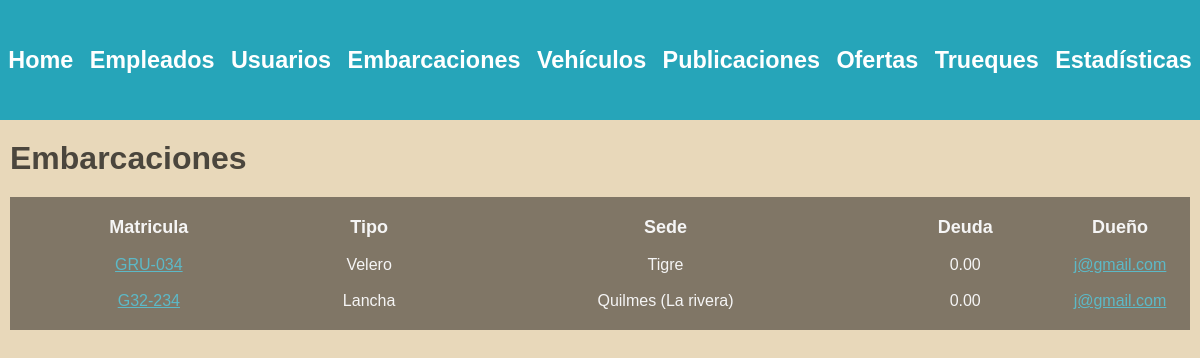
The page /administracion/embarcaciones/ (signed in) on the database as committed earlier.
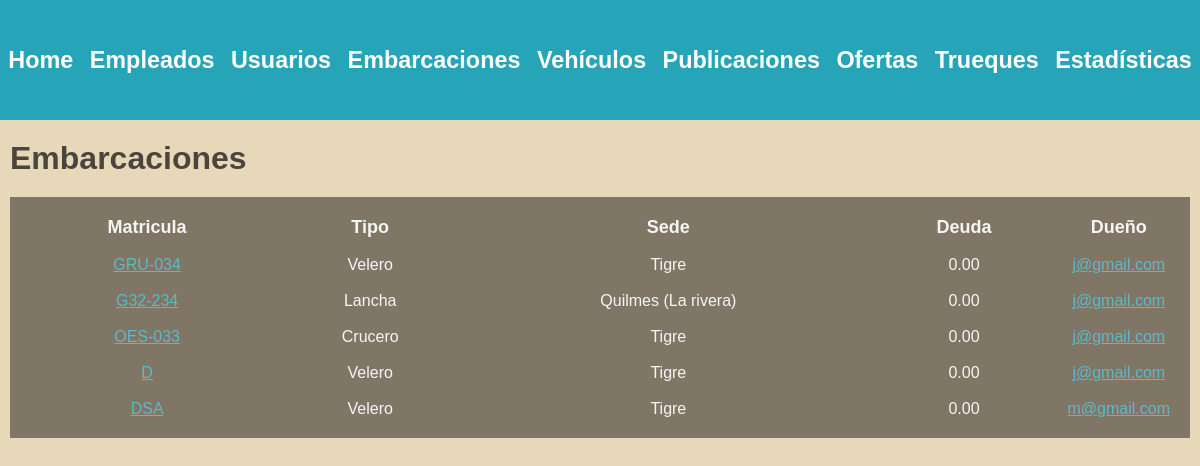
The same page on the database as committed later.
### embarcaciones/models.py (models this page shows)
class Embarcacion(models.Model):
    matricula = models.CharField(max_length=100, unique=True)
    modelo = models.CharField(max_length=100)
    tipo = models.ForeignKey(TipoEmbarcacion, on_delete=models.SET_NULL, null=True)
    m_eslora = models.DecimalField(max_digits=5, decimal_places=2)
    m_manga = models.DecimalField(max_digits=5, decimal_places=2)
    m_calado = models.DecimalField(max_digits=5, decimal_places=2)
    motor = models.BooleanField(default=False)
    deuda = models.DecimalField(max_digits=10, decimal_places=2, default=0)
    sede = models.ForeignKey(Sede, on_delete=models.SET_NULL, null=True)
    dueño = models.ForeignKey(Usuario, on_delete=models.CASCADE)

class TipoEmbarcacion(models.Model):
    clase= models.CharField(max_length=50, unique=True)

### empleados/models.py (models this page shows)
class Sede(models.Model):
    nombre = models.CharField(max_length=100, unique=True)

### usuarios/models.py (models this page shows, shortened)
class Usuario(AbstractBaseUser, PermissionsMixin):
    nombre = models.CharField(max_length=50)
    apellido = models.CharField(max_length=50)
    fecha_nacimiento = models.DateField()
    telefono = models.CharField(max_length=13)
    mail = models.EmailField(max_length=50, unique=True)
    password = models.CharField(max_length=128)
    is_staff= models.BooleanField(default=False)
    is_blocked= models.BooleanField(default=False)
    USERNAME_FIELD = 'mail'
    REQUIRED_FIELDS = ['nombre', 'apellido', 'fecha_nacimiento', 'telefono']

### administrador/views.py (the view)
# urls.py: path('', include('embarcaciones.urls')),
def embarcaciones(request):
    user = request.user
    if not user.is_superuser:
        return redirect('home')
    embarcaciones = Embarcacion.objects.exclude(matricula__startswith='*')
    return render(request, 'boats.html', {'embarcaciones' : embarcaciones})

### autenticacion/backend.py (called while the page is built)
    def get_user(self, user_id):
        UserModel = get_user_model()
        try:
            return UserModel.objects.get(pk=user_id)
        except UserModel.DoesNotExist:
            return None

### administrador/templates/boats.html (shortened to what this page needs)
{% extends 'layouts/navbar.html' %}
{% block content %}
<div class="header">
    <h1>Embarcaciones</h1>
</div>
{% if embarcaciones %}
    <table>
        <thead>
            <tr>
                <th>Matricula</th>
                <th>Tipo</th>
                <th>Sede</th>
                <th>Deuda</th>
                <th>Dueño</th>
            </tr>
        </thead>
        <tbody>
            {% for embarcacion in embarcaciones %}
                <tr>
                    <td>
                        <a href="{% url 'ver detalle embarcacion' embarcacion.id 0 %}"> {{embarcacion.matricula}} </a>
                    </td>
                    <td>{{embarcacion.tipo.clase}}</td>
                    <td>{{embarcacion.sede.nombre}}</td>
                    <td>{{embarcacion.deuda}}</td>
                    <td>
                        <a href="{% url 'ver perfil' embarcacion.dueño.id %}"> {{embarcacion.dueño}} </a>
                    </td>
                </tr>
            {% endfor %}
        </tbody>
    </table>
{% else %}
    <h3>No existen embarcaciones en la plataforma.</h3>
{% endif %}
{% endblock %}

### administrador/templates/layouts/navbar.html (shortened to what this page needs)
{% load static %}
<!DOCTYPE html>
<html lang="en">
<head>
    <link rel="stylesheet" href="{% static 'styles/main.css' %}">
</head>
<body>
    <div class="wrapper">
        <nav class="navbar">
            <ul>
                <li>
                    <a href="{% url 'home' %}">
                        <h3>Home</h3>
                    </a>
                </li>
                <li>
                    <a href="{% url 'lista empleados' %}">
                        <h3>Empleados</h3>
                    </a>
                </li>
                <li>
                    <a href="{% url 'lista usuarios' %}">
                        <h3>Usuarios</h3>
                    </a>
                </li>
                <li>
                    <a href="{% url 'lista embarcaciones' %}">
                        <h3>Embarcaciones</h3>
                    </a>
                </li>
                <li>
                    <a href="{% url 'lista vehiculos' %}">
                        <h3>Vehículos</h3>
                    </a>
                </li>
                <li>
                    <a href="{% url 'lista publicaciones' %}">
                        <h3>Publicaciones</h3>
                    </a>
                </li>
                <li>
                    <a href="{% url 'lista ofertas' %}">
                        <h3>Ofertas</h3>
                    </a>
                </li>
                <li>
                    <a href="{% url 'lista trueques' %}"><h3>Trueques</h3></a>
                </li>
                <li>
                    <a>
                        <h3>Estadísticas</h3>
                    </a>
                </li>
            </ul>
        </nav>
    </div>
    <main class="container">
        {% block content %}
        {% endblock %}
    </main>
</body>
</html>

### administrador/static/styles/main.css (style rules this page uses)
:root { --azul1: #6785b4; --azul2: #26a5b9; --azul3: #a9cecf; --gris: #c4c4be8c; --arena: #c8baa0; }
body { background: #e8d8ba; color: rgb(255, 255, 255); font-family: arial; margin: 0; }
.wrapper { background: #26a5b9; }
.navbar { max-width: 1400px; height: 120px; background: #26a5b9; margin: 0 auto; display: flex; align-items: center; }
.navbar ul { display: flex; justify-content: space-between; margin-top: 0px; margin-bottom: 0px; padding: 0; width: 100%; }
.navbar ul li { list-style: none; text-align: center; flex-grow: 1; }
.navbar ul li a { color: white; font-size: 20px; text-decoration: none; }
.container { max-width: 1200px; margin: auto; padding: 20px 10px; }
.header { display: flex; justify-content: space-between; align-items: center; margin-bottom: 20px; }
.header h1 { color: #4b463d; margin: 0; }
table { width: 100%; background: #807666; color: whitesmoke; padding: 10px; margin-bottom: 2px; }
table thead th { font-size: 18px; }
table tbody td { font-size: 16px; }
table th, table td { padding: 8px; text-align: center; }
a:link, a:visited { color: #5cb9c7; font-size: 16px; }
td:nth-child(5), td:nth-child(6) { width: 100px; }

Rows that differ between the two databases and show on the page:
added Embarcacion: matricula "OES-033", tipo.clase "Crucero", sede.nombre "Tigre", deuda "0.00", dueño "j@gmail.com"
added Embarcacion: matricula "D", tipo.clase "Velero", sede.nombre "Tigre", deuda "0.00", dueño "j@gmail.com"
added Embarcacion: matricula "DSA", tipo.clase "Velero", sede.nombre "Tigre", deuda "0.00", dueño "m@gmail.com"
